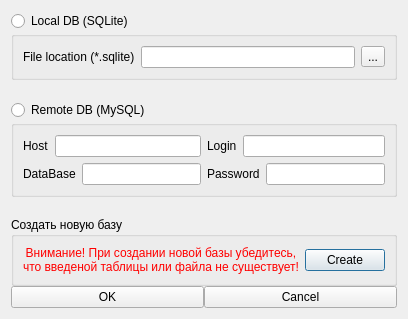
<?xml version="1.0" encoding="UTF-8"?>
<ui version="4.0">
 <class>settings</class>
 <widget class="QDialog" name="settings">
  <property name="geometry">
   <rect>
    <x>0</x>
    <y>0</y>
    <width>385</width>
    <height>263</height>
   </rect>
  </property>
  <property name="sizePolicy">
   <sizepolicy hsizetype="Minimum" vsizetype="Minimum">
    <horstretch>0</horstretch>
    <verstretch>0</verstretch>
   </sizepolicy>
  </property>
  <property name="maximumSize">
   <size>
    <width>385</width>
    <height>263</height>
   </size>
  </property>
  <property name="windowTitle">
   <string>Settings</string>
  </property>
  <layout class="QVBoxLayout" name="verticalLayout_3">
   <property name="spacing">
    <number>0</number>
   </property>
   <item>
    <widget class="QRadioButton" name="local_radio">
     <property name="text">
      <string>Local DB (SQLite)</string>
     </property>
    </widget>
   </item>
   <item>
    <widget class="QGroupBox" name="local_box">
     <property name="flat">
      <bool>false</bool>
     </property>
     <property name="checkable">
      <bool>false</bool>
     </property>
     <property name="checked">
      <bool>false</bool>
     </property>
     <layout class="QHBoxLayout" name="local_layout">
      <item>
       <widget class="QLabel" name="local_label">
        <property name="text">
         <string>File location (*.sqlite)</string>
        </property>
       </widget>
      </item>
      <item>
       <widget class="QLineEdit" name="local_edit"/>
      </item>
      <item>
       <widget class="QToolButton" name="local_button">
        <property name="text">
         <string>...</string>
        </property>
       </widget>
      </item>
     </layout>
    </widget>
   </item>
   <item>
    <spacer name="verticalSpacer">
     <property name="orientation">
      <enum>Qt::Vertical</enum>
     </property>
     <property name="sizeType">
      <enum>QSizePolicy::Minimum</enum>
     </property>
     <property name="sizeHint" stdset="0">
      <size>
       <width>20</width>
       <height>20</height>
      </size>
     </property>
    </spacer>
   </item>
   <item>
    <widget class="QRadioButton" name="remote_radio">
     <property name="text">
      <string>Remote DB (MySQL)</string>
     </property>
    </widget>
   </item>
   <item>
    <widget class="QGroupBox" name="remote_box">
     <property name="flat">
      <bool>false</bool>
     </property>
     <layout class="QHBoxLayout" name="remote_layout">
      <item>
       <layout class="QVBoxLayout" name="verticalLayout_2">
        <item>
         <layout class="QHBoxLayout" name="horizontalLayout_5">
          <item>
           <widget class="QLabel" name="remote_host_lbl">
            <property name="text">
             <string>Host</string>
            </property>
           </widget>
          </item>
          <item>
           <widget class="QLineEdit" name="remote_host_ed"/>
          </item>
         </layout>
        </item>
        <item>
         <layout class="QHBoxLayout" name="horizontalLayout_4">
          <item>
           <widget class="QLabel" name="remote_base_lbl">
            <property name="text">
             <string>DataBase</string>
            </property>
           </widget>
          </item>
          <item>
           <widget class="QLineEdit" name="remote_base_ed"/>
          </item>
         </layout>
        </item>
       </layout>
      </item>
      <item>
       <layout class="QVBoxLayout" name="verticalLayout">
        <item>
         <layout class="QHBoxLayout" name="horizontalLayout_2">
          <item>
           <widget class="QLabel" name="remote_login_lbl">
            <property name="text">
             <string>Login</string>
            </property>
           </widget>
          </item>
          <item>
           <widget class="QLineEdit" name="remote_login_ed"/>
          </item>
         </layout>
        </item>
        <item>
         <layout class="QHBoxLayout" name="horizontalLayout_3">
          <item>
           <widget class="QLabel" name="remote_passwd_lbl">
            <property name="text">
             <string>Password</string>
            </property>
           </widget>
          </item>
          <item>
           <widget class="QLineEdit" name="remote_passwd_ed"/>
          </item>
         </layout>
        </item>
       </layout>
      </item>
     </layout>
    </widget>
   </item>
   <item>
    <spacer name="verticalSpacer_2">
     <property name="orientation">
      <enum>Qt::Vertical</enum>
     </property>
     <property name="sizeType">
      <enum>QSizePolicy::MinimumExpanding</enum>
     </property>
     <property name="sizeHint" stdset="0">
      <size>
       <width>20</width>
       <height>20</height>
      </size>
     </property>
    </spacer>
   </item>
   <item>
    <widget class="QGroupBox" name="new_layout">
     <property name="enabled">
      <bool>true</bool>
     </property>
     <property name="title">
      <string>Создать новую базу</string>
     </property>
     <layout class="QHBoxLayout" name="horizontalLayout">
      <item>
       <widget class="QLabel" name="new_lbl">
        <property name="palette">
         <palette>
          <active>
           <colorrole role="WindowText">
            <brush brushstyle="SolidPattern">
             <color alpha="255">
              <red>255</red>
              <green>0</green>
              <blue>0</blue>
             </color>
            </brush>
           </colorrole>
           <colorrole role="Text">
            <brush brushstyle="SolidPattern">
             <color alpha="255">
              <red>0</red>
              <green>0</green>
              <blue>0</blue>
             </color>
            </brush>
           </colorrole>
          </active>
          <inactive>
           <colorrole role="WindowText">
            <brush brushstyle="SolidPattern">
             <color alpha="255">
              <red>255</red>
              <green>0</green>
              <blue>0</blue>
             </color>
            </brush>
           </colorrole>
           <colorrole role="Text">
            <brush brushstyle="SolidPattern">
             <color alpha="255">
              <red>0</red>
              <green>0</green>
              <blue>0</blue>
             </color>
            </brush>
           </colorrole>
          </inactive>
          <disabled>
           <colorrole role="WindowText">
            <brush brushstyle="SolidPattern">
             <color alpha="255">
              <red>112</red>
              <green>111</green>
              <blue>113</blue>
             </color>
            </brush>
           </colorrole>
           <colorrole role="Text">
            <brush brushstyle="SolidPattern">
             <color alpha="255">
              <red>112</red>
              <green>111</green>
              <blue>113</blue>
             </color>
            </brush>
           </colorrole>
          </disabled>
         </palette>
        </property>
        <property name="text">
         <string>Внимание! При создании новой базы убедитесь,
что введеной таблицы или файла не существует!</string>
        </property>
        <property name="alignment">
         <set>Qt::AlignCenter</set>
        </property>
       </widget>
      </item>
      <item>
       <widget class="QPushButton" name="new_btn">
        <property name="text">
         <string>Create</string>
        </property>
       </widget>
      </item>
     </layout>
    </widget>
   </item>
   <item>
    <layout class="QHBoxLayout" name="buttons_layout">
     <item>
      <widget class="QPushButton" name="OK">
       <property name="text">
        <string>OK</string>
       </property>
      </widget>
     </item>
     <item>
      <widget class="QPushButton" name="Cancel">
       <property name="text">
        <string>Cancel</string>
       </property>
      </widget>
     </item>
    </layout>
   </item>
  </layout>
 </widget>
 <resources/>
 <connections/>
</ui>
